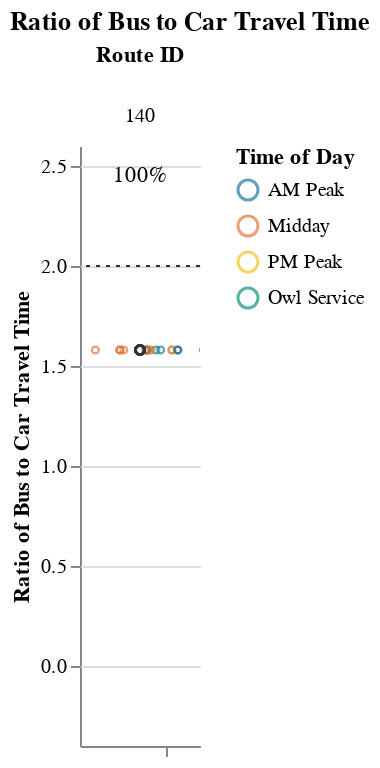
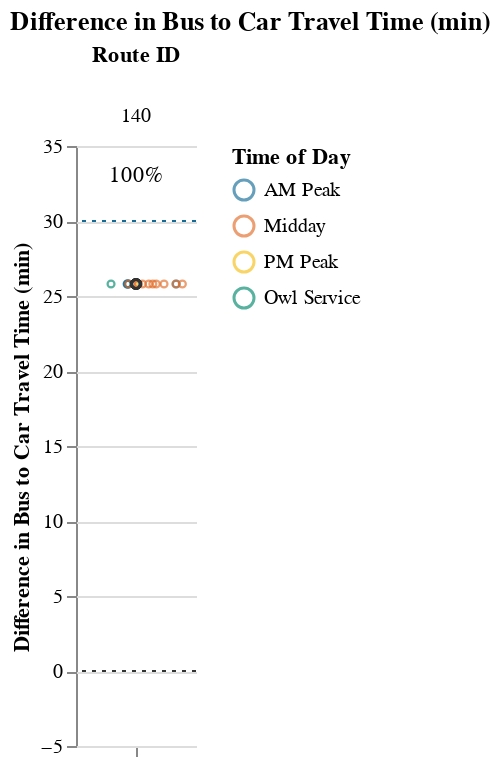

The cell these charts' notebook holds for them, in order:
### Markdown cell above
### Medium Routes (1-1.5 hrs)

### Code cell
route_group = "medium"
try:
    subset_routes, mult, diff  = setup_charts(df, PCT_COMPETITIVE_THRESHOLD, route_group)
    if len(subset_routes) > 0:
        display(
            Markdown(
                f"{CAPTIONS_DICT[route_group]}"
                "Within each route group, routes are sorted in descending order "
                "by % competitive trips and # trips below the additional time cut-off."
            )
        )

        display(mult)
        display(diff)
except:
    print("No routes meet this criteria.")

### Figure 1 — Vega-Lite specification as saved in the notebook (floating-point values rounded to 4 significant figures)
{"config": {"view": {"continuousWidth": 400, "continuousHeight": 300, "stroke": null}, "facet": {"spacing": 0}}, "data": {"name": "data-5f12006d7db138fb68fa639353525bcd"}, "facet": {"column": {"field": "route_id", "sort": ["140"], "title": "Route ID", "type": "nominal"}}, "spec": {"layer": [{"mark": {"type": "point", "opacity": 0.65, "size": 12, "strokeWidth": 1.1}, "encoding": {"color": {"field": "time_of_day", "scale": {"range": ["#136C97", "#E16B26", "#F6BF16", "#00896B", "#7790A3", "#5B559C"]}, "sort": ["AM Peak", "Midday", "PM Peak", "Owl Service"], "title": "Time of Day", "type": "nominal"}, "tooltip": [{"field": "route_id", "type": "nominal"}, {"field": "trip_id", "type": "nominal"}, {"field": "service_hours", "type": "quantitative"}, {"field": "car_duration_hours", "type": "quantitative"}, {"field": "bus_multiplier", "type": "quantitative"}, {"field": "bus_difference", "type": "quantitative"}, {"field": "num_trips", "type": "quantitative"}, {"field": "num_competitive", "type": "quantitative"}, {"field": "pct_trips_competitive", "type": "quantitative"}, {"field": "p25", "type": "quantitative"}, {"field": "p50", "type": "quantitative"}, {"field": "p75", "type": "quantitative"}], "x": {"axis": {"grid": false, "labels": false, "ticks": true, "values": [0]}, "field": "jitter", "scale": {}, "title": null, "type": "quantitative"}, "y": {"field": "bus_multiplier", "scale": {"domain": [-0.25, 2.5]}, "title": "Ratio of Bus to Car Travel Time", "type": "quantitative"}}, "selection": {"selector001": {"type": "interval", "bind": "scales", "encodings": ["x", "y"]}}, "transform": [{"calculate": "sqrt(-2*log(random()))*cos(2*PI*random())", "as": "jitter"}], "width": 60}, {"layer": [{"mark": {"type": "point", "opacity": 0.6, "size": 20, "strokeWidth": 1.3}, "encoding": {"color": {"value": "#323434"}, "y": {"field": "bus_multiplier", "type": "quantitative"}}, "transform": [{"filter": "(datum.p50_trip === 1)"}]}, {"mark": {"type": "rule", "strokeDash": [2, 3]}, "encoding": {"color": {"value": "#323434"}, "y": {"field": "cutoff", "type": "quantitative"}}}, {"mark": {"type": "text", "align": "center", "baseline": "middle"}, "encoding": {"color": {"value": "black"}, "text": {"field": "pct_trips_competitive", "format": ".0%", "type": "quantitative"}, "tooltip": [{"field": "route_id", "type": "nominal"}, {"field": "trip_id", "type": "nominal"}, {"field": "service_hours", "type": "quantitative"}, {"field": "car_duration_hours", "type": "quantitative"}, {"field": "bus_multiplier", "type": "quantitative"}, {"field": "bus_difference", "type": "quantitative"}, {"field": "num_trips", "type": "quantitative"}, {"field": "num_competitive", "type": "quantitative"}, {"field": "pct_trips_competitive", "type": "quantitative"}, {"field": "p25", "type": "quantitative"}, {"field": "p50", "type": "quantitative"}, {"field": "p75", "type": "quantitative"}], "x": {"value": 30}, "y": {"value": 15}}, "transform": [{"calculate": "sqrt(-2*log(random()))*cos(2*PI*random())", "as": "jitter"}, {"filter": "(datum.fastest_trip === 1)"}]}]}]}, "resolve": {"scale": {"y": "shared"}}, "title": "Ratio of Bus to Car Travel Time", "$schema": "https://vega.github.io/schema/vega-lite/v4.17.0.json", "datasets": {"data-5f12006d7db138fb68fa639353525bcd": [{"calitp_itp_id": 334, "trip_key": 3789012145727333403, "trip_id": "t_43182_b_486_tn_0", "shape_id": "p_2590", "route_id": "140", "service_hours": 1.17, "trip_first_departure_ts": 27000, "trip_last_arrival_ts": 31200, "departure_hour": 7, "time_of_day": "AM Peak", "p25": 1.17, "p50": 1.17, "p75": 1.17, "p50_trip": 1, "fastest_trip": 0, "car_duration_hours": 0.74, "competitive_route": 1, "bus_multiplier": 1.58, "bus_difference": 25.8, "num_trips": 18, "num_competitive": 18, "pct_trips_competitive": 1.0, "bus_difference_spread": 0.0, "route_group": "medium", "max_trip_hrs": 1.17, "max_trip_route_group": 1.25, "name": "Tehama County", "caltrans_district": "02 - Redding", "drmt_organization_name": null, "cutoff2": 30, "cutoff": 2}, {"calitp_itp_id": 334, "trip_key": 2077162622524927707, "trip_id": "t_701156_b_486_tn_0", "shape_id": "p_2590", "route_id": "140", "service_hours": 1.17, "trip_first_departure_ts": 43800, "trip_last_arrival_ts": 48000, "departure_hour": 12, "time_of_day": "Midday", "p25": 1.17, "p50": 1.17, "p75": 1.17, "p50_trip": 1, "fastest_trip": 0, "car_duration_hours": 0.74, "competitive_route": 1, "bus_multiplier": 1.58, "bus_difference": 25.8, "num_trips": 18, "num_competitive": 18, "pct_trips_competitive": 1.0, "bus_difference_spread": 0.0, "route_group": "medium", "max_trip_hrs": 1.17, "max_trip_route_group": 1.25, "name": "Tehama County", "caltrans_district": "02 - Redding", "drmt_organization_name": null, "cutoff2": 30, "cutoff": 2}, {"calitp_itp_id": 334, "trip_key": -2595454426414092766, "trip_id": "t_41753_b_486_tn_0", "shape_id": "p_2590", "route_id": "140", "service_hours": 1.17, "trip_first_departure_ts": 31200, "trip_last_arrival_ts": 35400, "departure_hour": 8, "time_of_day": "AM Peak", "p25": 1.17, "p50": 1.17, "p75": 1.17, "p50_trip": 1, "fastest_trip": 0, "car_duration_hours": 0.74, "competitive_route": 1, "bus_multiplier": 1.58, "bus_difference": 25.8, "num_trips": 18, "num_competitive": 18, "pct_trips_competitive": 1.0, "bus_difference_spread": 0.0, "route_group": "medium", "max_trip_hrs": 1.17, "max_trip_route_group": 1.25, "name": "Tehama County", "caltrans_district": "02 - Redding", "drmt_organization_name": null, "cutoff2": 30, "cutoff": 2}, {"calitp_itp_id": 334, "trip_key": 8123966852659409048, "trip_id": "t_701155_b_486_tn_0", "shape_id": "p_2592", "route_id": "140", "service_hours": 1.17, "trip_first_departure_ts": 63000, "trip_last_arrival_ts": 67200, "departure_hour": 17, "time_of_day": "PM Peak", "p25": 1.17, "p50": 1.17, "p75": 1.17, "p50_trip": 1, "fastest_trip": 1, "car_duration_hours": 0.74, "competitive_route": 1, "bus_multiplier": 1.58, "bus_difference": 25.8, "num_trips": 18, "num_competitive": 18, "pct_trips_competitive": 1.0, "bus_difference_spread": 0.0, "route_group": "medium", "max_trip_hrs": 1.17, "max_trip_route_group": 1.25, "name": "Tehama County", "caltrans_district": "02 - Redding", "drmt_organization_name": null, "cutoff2": 30, "cutoff": 2}, {"calitp_itp_id": 334, "trip_key": 7453382412752000049, "trip_id": "t_701157_b_486_tn_0", "shape_id": "p_2590", "route_id": "140", "service_hours": 1.17, "trip_first_departure_ts": 48000, "trip_last_arrival_ts": 52200, "departure_hour": 13, "time_of_day": "Midday", "p25": 1.17, "p50": 1.17, "p75": 1.17, "p50_trip": 1, "fastest_trip": 0, "car_duration_hours": 0.74, "competitive_route": 1, "bus_multiplier": 1.58, "bus_difference": 25.8, "num_trips": 18, "num_competitive": 18, "pct_trips_competitive": 1.0, "bus_difference_spread": 0.0, "route_group": "medium", "max_trip_hrs": 1.17, "max_trip_route_group": 1.25, "name": "Tehama County", "caltrans_district": "02 - Redding", "drmt_organization_name": null, "cutoff2": 30, "cutoff": 2}, {"calitp_itp_id": 334, "trip_key": 4922224310197648828, "trip_id": "t_701148_b_486_tn_0", "shape_id": "p_2592", "route_id": "140", "service_hours": 1.17, "trip_first_departure_ts": 30000, "trip_last_arrival_ts": 34200, "departure_hour": 8, "time_of_day": "AM Peak", "p25": 1.17, "p50": 1.17, "p75": 1.17, "p50_trip": 1, "fastest_trip": 0, "car_duration_hours": 0.74, "competitive_route": 1, "bus_multiplier": 1.58, "bus_difference": 25.8, "num_trips": 18, "num_competitive": 18, "pct_trips_competitive": 1.0, "bus_difference_spread": 0.0, "route_group": "medium", "max_trip_hrs": 1.17, "max_trip_route_group": 1.25, "name": "Tehama County", "caltrans_district": "02 - Redding", "drmt_organization_name": null, "cutoff2": 30, "cutoff": 2}, {"calitp_itp_id": 334, "trip_key": 6133689658608768548, "trip_id": "t_311_b_486_tn_0", "shape_id": "p_2590", "route_id": "140", "service_hours": 1.17, "trip_first_departure_ts": 22800, "trip_last_arrival_ts": 27000, "departure_hour": 6, "time_of_day": "Owl Service", "p25": 1.17, "p50": 1.17, "p75": 1.17, "p50_trip": 1, "fastest_trip": 0, "car_duration_hours": 0.74, "competitive_route": 1, "bus_multiplier": 1.58, "bus_difference": 25.8, "num_trips": 18, "num_competitive": 18, "pct_trips_competitive": 1.0, "bus_difference_spread": 0.0, "route_group": "medium", "max_trip_hrs": 1.17, "max_trip_route_group": 1.25, "name": "Tehama County", "caltrans_district": "02 - Redding", "drmt_organization_name": null, "cutoff2": 30, "cutoff": 2}, {"calitp_itp_id": 334, "trip_key": -1245088091465612859, "trip_id": "t_701154_b_486_tn_0", "shape_id": "p_2592", "route_id": "140", "service_hours": 1.17, "trip_first_departure_ts": 58500, "trip_last_arrival_ts": 62700, "departure_hour": 16, "time_of_day": "Midday", "p25": 1.17, "p50": 1.17, "p75": 1.17, "p50_trip": 1, "fastest_trip": 0, "car_duration_hours": 0.74, "competitive_route": 1, "bus_multiplier": 1.58, "bus_difference": 25.8, "num_trips": 18, "num_competitive": 18, "pct_trips_competitive": 1.0, "bus_difference_spread": 0.0, "route_group": "medium", "max_trip_hrs": 1.17, "max_trip_route_group": 1.25, "name": "Tehama County", "caltrans_district": "02 - Redding", "drmt_organization_name": null, "cutoff2": 30, "cutoff": 2}, {"calitp_itp_id": 334, "trip_key": 8350780050980250086, "trip_id": "t_701147_b_486_tn_0", "shape_id": "p_2592", "route_id": "140", "service_hours": 1.17, "trip_first_departure_ts": 25800, "trip_last_arrival_ts": 30000, "departure_hour": 7, "time_of_day": "AM Peak", "p25": 1.17, "p50": 1.17, "p75": 1.17, "p50_trip": 1, "fastest_trip": 0, "car_duration_hours": 0.74, "competitive_route": 1, "bus_multiplier": 1.58, "bus_difference": 25.8, "num_trips": 18, "num_competitive": 18, "pct_trips_competitive": 1.0, "bus_difference_spread": 0.0, "route_group": "medium", "max_trip_hrs": 1.17, "max_trip_route_group": 1.25, "name": "Tehama County", "caltrans_district": "02 - Redding", "drmt_organization_name": null, "cutoff2": 30, "cutoff": 2}, {"calitp_itp_id": 334, "trip_key": 5836499897819238192, "trip_id": "t_65615_b_486_tn_0", "shape_id": "p_2590", "route_id": "140", "service_hours": 1.17, "trip_first_departure_ts": 35400, "trip_last_arrival_ts": 39600, "departure_hour": 9, "time_of_day": "AM Peak", "p25": 1.17, "p50": 1.17, "p75": 1.17, "p50_trip": 1, "fastest_trip": 0, "car_duration_hours": 0.74, "competitive_route": 1, "bus_multiplier": 1.58, "bus_difference": 25.8, "num_trips": 18, "num_competitive": 18, "pct_trips_competitive": 1.0, "bus_difference_spread": 0.0, "route_group": "medium", "max_trip_hrs": 1.17, "max_trip_route_group": 1.25, "name": "Tehama County", "caltrans_district": "02 - Redding", "drmt_organization_name": null, "cutoff2": 30, "cutoff": 2}, {"calitp_itp_id": 334, "trip_key": 1211498270008307736, "trip_id": "t_701149_b_486_tn_0", "shape_id": "p_2592", "route_id": "140", "service_hours": 1.17, "trip_first_departure_ts": 34200, "trip_last_arrival_ts": 38400, "departure_hour": 9, "time_of_day": "AM Peak", "p25": 1.17, "p50": 1.17, "p75": 1.17, "p50_trip": 1, "fastest_trip": 0, "car_duration_hours": 0.74, "competitive_route": 1, "bus_multiplier": 1.58, "bus_difference": 25.8, "num_trips": 18, "num_competitive": 18, "pct_trips_competitive": 1.0, "bus_difference_spread": 0.0, "route_group": "medium", "max_trip_hrs": 1.17, "max_trip_route_group": 1.25, "name": "Tehama County", "caltrans_district": "02 - Redding", "drmt_organization_name": null, "cutoff2": 30, "cutoff": 2}, {"calitp_itp_id": 334, "trip_key": 5364955651546800419, "trip_id": "t_701151_b_486_tn_0", "shape_id": "p_2592", "route_id": "140", "service_hours": 1.17, "trip_first_departure_ts": 42600, "trip_last_arrival_ts": 46800, "departure_hour": 11, "time_of_day": "Midday", "p25": 1.17, "p50": 1.17, "p75": 1.17, "p50_trip": 1, "fastest_trip": 0, "car_duration_hours": 0.74, "competitive_route": 1, "bus_multiplier": 1.58, "bus_difference": 25.8, "num_trips": 18, "num_competitive": 18, "pct_trips_competitive": 1.0, "bus_difference_spread": 0.0, "route_group": "medium", "max_trip_hrs": 1.17, "max_trip_route_group": 1.25, "name": "Tehama County", "caltrans_district": "02 - Redding", "drmt_organization_name": null, "cutoff2": 30, "cutoff": 2}, {"calitp_itp_id": 334, "trip_key": 7883315965957598769, "trip_id": "t_701152_b_486_tn_0", "shape_id": "p_2592", "route_id": "140", "service_hours": 1.17, "trip_first_departure_ts": 46800, "trip_last_arrival_ts": 51000, "departure_hour": 13, "time_of_day": "Midday", "p25": 1.17, "p50": 1.17, "p75": 1.17, "p50_trip": 1, "fastest_trip": 0, "car_duration_hours": 0.74, "competitive_route": 1, "bus_multiplier": 1.58, "bus_difference": 25.8, "num_trips": 18, "num_competitive": 18, "pct_trips_competitive": 1.0, "bus_difference_spread": 0.0, "route_group": "medium", "max_trip_hrs": 1.17, "max_trip_route_group": 1.25, "name": "Tehama County", "caltrans_district": "02 - Redding", "drmt_organization_name": null, "cutoff2": 30, "cutoff": 2}, {"calitp_itp_id": 334, "trip_key": 6411260912464548517, "trip_id": "t_701150_b_486_tn_0", "shape_id": "p_2592", "route_id": "140", "service_hours": 1.17, "trip_first_departure_ts": 38400, "trip_last_arrival_ts": 42600, "departure_hour": 10, "time_of_day": "Midday", "p25": 1.17, "p50": 1.17, "p75": 1.17, "p50_trip": 1, "fastest_trip": 0, "car_duration_hours": 0.74, "competitive_route": 1, "bus_multiplier": 1.58, "bus_difference": 25.8, "num_trips": 18, "num_competitive": 18, "pct_trips_competitive": 1.0, "bus_difference_spread": 0.0, "route_group": "medium", "max_trip_hrs": 1.17, "max_trip_route_group": 1.25, "name": "Tehama County", "caltrans_district": "02 - Redding", "drmt_organization_name": null, "cutoff2": 30, "cutoff": 2}, {"calitp_itp_id": 334, "trip_key": 2457409081377305521, "trip_id": "t_701153_b_486_tn_0", "shape_id": "p_2592", "route_id": "140", "service_hours": 1.17, "trip_first_departure_ts": 54000, "trip_last_arrival_ts": 58200, "departure_hour": 15, "time_of_day": "Midday", "p25": 1.17, "p50": 1.17, "p75": 1.17, "p50_trip": 1, "fastest_trip": 0, "car_duration_hours": 0.74, "competitive_route": 1, "bus_multiplier": 1.58, "bus_difference": 25.8, "num_trips": 18, "num_competitive": 18, "pct_trips_competitive": 1.0, "bus_difference_spread": 0.0, "route_group": "medium", "max_trip_hrs": 1.17, "max_trip_route_group": 1.25, "name": "Tehama County", "caltrans_district": "02 - Redding", "drmt_organization_name": null, "cutoff2": 30, "cutoff": 2}, {"calitp_itp_id": 334, "trip_key": 5072486189778375039, "trip_id": "t_701158_b_486_tn_0", "shape_id": "p_2590", "route_id": "140", "service_hours": 1.17, "trip_first_departure_ts": 54000, "trip_last_arrival_ts": 58200, "departure_hour": 15, "time_of_day": "Midday", "p25": 1.17, "p50": 1.17, "p75": 1.17, "p50_trip": 1, "fastest_trip": 0, "car_duration_hours": 0.74, "competitive_route": 1, "bus_multiplier": 1.58, "bus_difference": 25.8, "num_trips": 18, "num_competitive": 18, "pct_trips_competitive": 1.0, "bus_difference_spread": 0.0, "route_group": "medium", "max_trip_hrs": 1.17, "max_trip_route_group": 1.25, "name": "Tehama County", "caltrans_district": "02 - Redding", "drmt_organization_name": null, "cutoff2": 30, "cutoff": 2}, {"calitp_itp_id": 334, "trip_key": 6478536152330907065, "trip_id": "t_52898_b_486_tn_0", "shape_id": "p_2590", "route_id": "140", "service_hours": 1.17, "trip_first_departure_ts": 39600, "trip_last_arrival_ts": 43800, "departure_hour": 11, "time_of_day": "Midday", "p25": 1.17, "p50": 1.17, "p75": 1.17, "p50_trip": 1, "fastest_trip": 0, "car_duration_hours": 0.74, "competitive_route": 1, "bus_multiplier": 1.58, "bus_difference": 25.8, "num_trips": 18, "num_competitive": 18, "pct_trips_competitive": 1.0, "bus_difference_spread": 0.0, "route_group": "medium", "max_trip_hrs": 1.17, "max_trip_route_group": 1.25, "name": "Tehama County", "caltrans_district": "02 - Redding", "drmt_organization_name": null, "cutoff2": 30, "cutoff": 2}, {"calitp_itp_id": 334, "trip_key": 2671956547340556282, "trip_id": "t_701159_b_486_tn_0", "shape_id": "p_2590", "route_id": "140", "service_hours": 1.17, "trip_first_departure_ts": 58500, "trip_last_arrival_ts": 62700, "departure_hour": 16, "time_of_day": "Midday", "p25": 1.17, "p50": 1.17, "p75": 1.17, "p50_trip": 1, "fastest_trip": 0, "car_duration_hours": 0.74, "competitive_route": 1, "bus_multiplier": 1.58, "bus_difference": 25.8, "num_trips": 18, "num_competitive": 18, "pct_trips_competitive": 1.0, "bus_difference_spread": 0.0, "route_group": "medium", "max_trip_hrs": 1.17, "max_trip_route_group": 1.25, "name": "Tehama County", "caltrans_district": "02 - Redding", "drmt_organization_name": null, "cutoff2": 30, "cutoff": 2}]}}

### Figure 2 — Vega-Lite specification as saved in the notebook (floating-point values rounded to 4 significant figures)
{"config": {"view": {"continuousWidth": 400, "continuousHeight": 300, "stroke": null}, "facet": {"spacing": 0}}, "data": {"name": "data-2d9062ce6f18fdde7e1ad2ddfd370f95"}, "facet": {"column": {"field": "route_id", "sort": ["140"], "title": "Route ID", "type": "nominal"}}, "spec": {"layer": [{"mark": {"type": "point", "opacity": 0.65, "size": 12, "strokeWidth": 1.1}, "encoding": {"color": {"field": "time_of_day", "scale": {"range": ["#136C97", "#E16B26", "#F6BF16", "#00896B", "#7790A3", "#5B559C"]}, "sort": ["AM Peak", "Midday", "PM Peak", "Owl Service"], "title": "Time of Day", "type": "nominal"}, "tooltip": [{"field": "route_id", "type": "nominal"}, {"field": "trip_id", "type": "nominal"}, {"field": "service_hours", "type": "quantitative"}, {"field": "car_duration_hours", "type": "quantitative"}, {"field": "bus_multiplier", "type": "quantitative"}, {"field": "bus_difference", "type": "quantitative"}, {"field": "num_trips", "type": "quantitative"}, {"field": "num_competitive", "type": "quantitative"}, {"field": "pct_trips_competitive", "type": "quantitative"}, {"field": "p25", "type": "quantitative"}, {"field": "p50", "type": "quantitative"}, {"field": "p75", "type": "quantitative"}], "x": {"axis": {"grid": false, "labels": false, "ticks": true, "values": [0]}, "field": "jitter", "scale": {}, "title": null, "type": "quantitative"}, "y": {"field": "bus_difference", "scale": {"domain": [-5, 35.0]}, "title": "Difference in Bus to Car Travel Time (min)", "type": "quantitative"}}, "selection": {"selector002": {"type": "interval", "bind": "scales", "encodings": ["x", "y"]}}, "transform": [{"calculate": "sqrt(-2*log(random()))*cos(2*PI*random())", "as": "jitter"}], "width": 60}, {"layer": [{"mark": {"type": "point", "opacity": 0.6, "size": 20, "strokeWidth": 1.3}, "encoding": {"color": {"value": "#323434"}, "y": {"field": "bus_difference", "type": "quantitative"}}, "transform": [{"filter": "(datum.p50_trip === 1)"}]}, {"mark": {"type": "rule", "strokeDash": [2, 3]}, "encoding": {"color": {"value": "#323434"}, "y": {"field": "cutoff", "type": "quantitative"}}}, {"mark": {"type": "rule", "strokeDash": [2, 3]}, "encoding": {"color": {"value": "#136C97"}, "y": {"field": "cutoff2", "type": "quantitative"}}}, {"mark": {"type": "text", "align": "center", "baseline": "middle"}, "encoding": {"color": {"value": "black"}, "text": {"field": "pct_trips_competitive", "format": ".0%", "type": "quantitative"}, "tooltip": [{"field": "route_id", "type": "nominal"}, {"field": "trip_id", "type": "nominal"}, {"field": "service_hours", "type": "quantitative"}, {"field": "car_duration_hours", "type": "quantitative"}, {"field": "bus_multiplier", "type": "quantitative"}, {"field": "bus_difference", "type": "quantitative"}, {"field": "num_trips", "type": "quantitative"}, {"field": "num_competitive", "type": "quantitative"}, {"field": "pct_trips_competitive", "type": "quantitative"}, {"field": "p25", "type": "quantitative"}, {"field": "p50", "type": "quantitative"}, {"field": "p75", "type": "quantitative"}], "x": {"value": 30}, "y": {"value": 15}}, "transform": [{"calculate": "sqrt(-2*log(random()))*cos(2*PI*random())", "as": "jitter"}, {"filter": "(datum.fastest_trip === 1)"}]}]}]}, "resolve": {"scale": {"y": "shared"}}, "title": "Difference in Bus to Car Travel Time (min)", "$schema": "https://vega.github.io/schema/vega-lite/v4.17.0.json", "datasets": {"data-2d9062ce6f18fdde7e1ad2ddfd370f95": [{"calitp_itp_id": 334, "trip_key": 3789012145727333403, "trip_id": "t_43182_b_486_tn_0", "shape_id": "p_2590", "route_id": "140", "service_hours": 1.17, "trip_first_departure_ts": 27000, "trip_last_arrival_ts": 31200, "departure_hour": 7, "time_of_day": "AM Peak", "p25": 1.17, "p50": 1.17, "p75": 1.17, "p50_trip": 1, "fastest_trip": 0, "car_duration_hours": 0.74, "competitive_route": 1, "bus_multiplier": 1.58, "bus_difference": 25.8, "num_trips": 18, "num_competitive": 18, "pct_trips_competitive": 1.0, "bus_difference_spread": 0.0, "route_group": "medium", "max_trip_hrs": 1.17, "max_trip_route_group": 1.25, "name": "Tehama County", "caltrans_district": "02 - Redding", "drmt_organization_name": null, "cutoff2": 30, "cutoff": 0}, {"calitp_itp_id": 334, "trip_key": 2077162622524927707, "trip_id": "t_701156_b_486_tn_0", "shape_id": "p_2590", "route_id": "140", "service_hours": 1.17, "trip_first_departure_ts": 43800, "trip_last_arrival_ts": 48000, "departure_hour": 12, "time_of_day": "Midday", "p25": 1.17, "p50": 1.17, "p75": 1.17, "p50_trip": 1, "fastest_trip": 0, "car_duration_hours": 0.74, "competitive_route": 1, "bus_multiplier": 1.58, "bus_difference": 25.8, "num_trips": 18, "num_competitive": 18, "pct_trips_competitive": 1.0, "bus_difference_spread": 0.0, "route_group": "medium", "max_trip_hrs": 1.17, "max_trip_route_group": 1.25, "name": "Tehama County", "caltrans_district": "02 - Redding", "drmt_organization_name": null, "cutoff2": 30, "cutoff": 0}, {"calitp_itp_id": 334, "trip_key": -2595454426414092766, "trip_id": "t_41753_b_486_tn_0", "shape_id": "p_2590", "route_id": "140", "service_hours": 1.17, "trip_first_departure_ts": 31200, "trip_last_arrival_ts": 35400, "departure_hour": 8, "time_of_day": "AM Peak", "p25": 1.17, "p50": 1.17, "p75": 1.17, "p50_trip": 1, "fastest_trip": 0, "car_duration_hours": 0.74, "competitive_route": 1, "bus_multiplier": 1.58, "bus_difference": 25.8, "num_trips": 18, "num_competitive": 18, "pct_trips_competitive": 1.0, "bus_difference_spread": 0.0, "route_group": "medium", "max_trip_hrs": 1.17, "max_trip_route_group": 1.25, "name": "Tehama County", "caltrans_district": "02 - Redding", "drmt_organization_name": null, "cutoff2": 30, "cutoff": 0}, {"calitp_itp_id": 334, "trip_key": 8123966852659409048, "trip_id": "t_701155_b_486_tn_0", "shape_id": "p_2592", "route_id": "140", "service_hours": 1.17, "trip_first_departure_ts": 63000, "trip_last_arrival_ts": 67200, "departure_hour": 17, "time_of_day": "PM Peak", "p25": 1.17, "p50": 1.17, "p75": 1.17, "p50_trip": 1, "fastest_trip": 1, "car_duration_hours": 0.74, "competitive_route": 1, "bus_multiplier": 1.58, "bus_difference": 25.8, "num_trips": 18, "num_competitive": 18, "pct_trips_competitive": 1.0, "bus_difference_spread": 0.0, "route_group": "medium", "max_trip_hrs": 1.17, "max_trip_route_group": 1.25, "name": "Tehama County", "caltrans_district": "02 - Redding", "drmt_organization_name": null, "cutoff2": 30, "cutoff": 0}, {"calitp_itp_id": 334, "trip_key": 7453382412752000049, "trip_id": "t_701157_b_486_tn_0", "shape_id": "p_2590", "route_id": "140", "service_hours": 1.17, "trip_first_departure_ts": 48000, "trip_last_arrival_ts": 52200, "departure_hour": 13, "time_of_day": "Midday", "p25": 1.17, "p50": 1.17, "p75": 1.17, "p50_trip": 1, "fastest_trip": 0, "car_duration_hours": 0.74, "competitive_route": 1, "bus_multiplier": 1.58, "bus_difference": 25.8, "num_trips": 18, "num_competitive": 18, "pct_trips_competitive": 1.0, "bus_difference_spread": 0.0, "route_group": "medium", "max_trip_hrs": 1.17, "max_trip_route_group": 1.25, "name": "Tehama County", "caltrans_district": "02 - Redding", "drmt_organization_name": null, "cutoff2": 30, "cutoff": 0}, {"calitp_itp_id": 334, "trip_key": 4922224310197648828, "trip_id": "t_701148_b_486_tn_0", "shape_id": "p_2592", "route_id": "140", "service_hours": 1.17, "trip_first_departure_ts": 30000, "trip_last_arrival_ts": 34200, "departure_hour": 8, "time_of_day": "AM Peak", "p25": 1.17, "p50": 1.17, "p75": 1.17, "p50_trip": 1, "fastest_trip": 0, "car_duration_hours": 0.74, "competitive_route": 1, "bus_multiplier": 1.58, "bus_difference": 25.8, "num_trips": 18, "num_competitive": 18, "pct_trips_competitive": 1.0, "bus_difference_spread": 0.0, "route_group": "medium", "max_trip_hrs": 1.17, "max_trip_route_group": 1.25, "name": "Tehama County", "caltrans_district": "02 - Redding", "drmt_organization_name": null, "cutoff2": 30, "cutoff": 0}, {"calitp_itp_id": 334, "trip_key": 6133689658608768548, "trip_id": "t_311_b_486_tn_0", "shape_id": "p_2590", "route_id": "140", "service_hours": 1.17, "trip_first_departure_ts": 22800, "trip_last_arrival_ts": 27000, "departure_hour": 6, "time_of_day": "Owl Service", "p25": 1.17, "p50": 1.17, "p75": 1.17, "p50_trip": 1, "fastest_trip": 0, "car_duration_hours": 0.74, "competitive_route": 1, "bus_multiplier": 1.58, "bus_difference": 25.8, "num_trips": 18, "num_competitive": 18, "pct_trips_competitive": 1.0, "bus_difference_spread": 0.0, "route_group": "medium", "max_trip_hrs": 1.17, "max_trip_route_group": 1.25, "name": "Tehama County", "caltrans_district": "02 - Redding", "drmt_organization_name": null, "cutoff2": 30, "cutoff": 0}, {"calitp_itp_id": 334, "trip_key": -1245088091465612859, "trip_id": "t_701154_b_486_tn_0", "shape_id": "p_2592", "route_id": "140", "service_hours": 1.17, "trip_first_departure_ts": 58500, "trip_last_arrival_ts": 62700, "departure_hour": 16, "time_of_day": "Midday", "p25": 1.17, "p50": 1.17, "p75": 1.17, "p50_trip": 1, "fastest_trip": 0, "car_duration_hours": 0.74, "competitive_route": 1, "bus_multiplier": 1.58, "bus_difference": 25.8, "num_trips": 18, "num_competitive": 18, "pct_trips_competitive": 1.0, "bus_difference_spread": 0.0, "route_group": "medium", "max_trip_hrs": 1.17, "max_trip_route_group": 1.25, "name": "Tehama County", "caltrans_district": "02 - Redding", "drmt_organization_name": null, "cutoff2": 30, "cutoff": 0}, {"calitp_itp_id": 334, "trip_key": 8350780050980250086, "trip_id": "t_701147_b_486_tn_0", "shape_id": "p_2592", "route_id": "140", "service_hours": 1.17, "trip_first_departure_ts": 25800, "trip_last_arrival_ts": 30000, "departure_hour": 7, "time_of_day": "AM Peak", "p25": 1.17, "p50": 1.17, "p75": 1.17, "p50_trip": 1, "fastest_trip": 0, "car_duration_hours": 0.74, "competitive_route": 1, "bus_multiplier": 1.58, "bus_difference": 25.8, "num_trips": 18, "num_competitive": 18, "pct_trips_competitive": 1.0, "bus_difference_spread": 0.0, "route_group": "medium", "max_trip_hrs": 1.17, "max_trip_route_group": 1.25, "name": "Tehama County", "caltrans_district": "02 - Redding", "drmt_organization_name": null, "cutoff2": 30, "cutoff": 0}, {"calitp_itp_id": 334, "trip_key": 5836499897819238192, "trip_id": "t_65615_b_486_tn_0", "shape_id": "p_2590", "route_id": "140", "service_hours": 1.17, "trip_first_departure_ts": 35400, "trip_last_arrival_ts": 39600, "departure_hour": 9, "time_of_day": "AM Peak", "p25": 1.17, "p50": 1.17, "p75": 1.17, "p50_trip": 1, "fastest_trip": 0, "car_duration_hours": 0.74, "competitive_route": 1, "bus_multiplier": 1.58, "bus_difference": 25.8, "num_trips": 18, "num_competitive": 18, "pct_trips_competitive": 1.0, "bus_difference_spread": 0.0, "route_group": "medium", "max_trip_hrs": 1.17, "max_trip_route_group": 1.25, "name": "Tehama County", "caltrans_district": "02 - Redding", "drmt_organization_name": null, "cutoff2": 30, "cutoff": 0}, {"calitp_itp_id": 334, "trip_key": 1211498270008307736, "trip_id": "t_701149_b_486_tn_0", "shape_id": "p_2592", "route_id": "140", "service_hours": 1.17, "trip_first_departure_ts": 34200, "trip_last_arrival_ts": 38400, "departure_hour": 9, "time_of_day": "AM Peak", "p25": 1.17, "p50": 1.17, "p75": 1.17, "p50_trip": 1, "fastest_trip": 0, "car_duration_hours": 0.74, "competitive_route": 1, "bus_multiplier": 1.58, "bus_difference": 25.8, "num_trips": 18, "num_competitive": 18, "pct_trips_competitive": 1.0, "bus_difference_spread": 0.0, "route_group": "medium", "max_trip_hrs": 1.17, "max_trip_route_group": 1.25, "name": "Tehama County", "caltrans_district": "02 - Redding", "drmt_organization_name": null, "cutoff2": 30, "cutoff": 0}, {"calitp_itp_id": 334, "trip_key": 5364955651546800419, "trip_id": "t_701151_b_486_tn_0", "shape_id": "p_2592", "route_id": "140", "service_hours": 1.17, "trip_first_departure_ts": 42600, "trip_last_arrival_ts": 46800, "departure_hour": 11, "time_of_day": "Midday", "p25": 1.17, "p50": 1.17, "p75": 1.17, "p50_trip": 1, "fastest_trip": 0, "car_duration_hours": 0.74, "competitive_route": 1, "bus_multiplier": 1.58, "bus_difference": 25.8, "num_trips": 18, "num_competitive": 18, "pct_trips_competitive": 1.0, "bus_difference_spread": 0.0, "route_group": "medium", "max_trip_hrs": 1.17, "max_trip_route_group": 1.25, "name": "Tehama County", "caltrans_district": "02 - Redding", "drmt_organization_name": null, "cutoff2": 30, "cutoff": 0}, {"calitp_itp_id": 334, "trip_key": 7883315965957598769, "trip_id": "t_701152_b_486_tn_0", "shape_id": "p_2592", "route_id": "140", "service_hours": 1.17, "trip_first_departure_ts": 46800, "trip_last_arrival_ts": 51000, "departure_hour": 13, "time_of_day": "Midday", "p25": 1.17, "p50": 1.17, "p75": 1.17, "p50_trip": 1, "fastest_trip": 0, "car_duration_hours": 0.74, "competitive_route": 1, "bus_multiplier": 1.58, "bus_difference": 25.8, "num_trips": 18, "num_competitive": 18, "pct_trips_competitive": 1.0, "bus_difference_spread": 0.0, "route_group": "medium", "max_trip_hrs": 1.17, "max_trip_route_group": 1.25, "name": "Tehama County", "caltrans_district": "02 - Redding", "drmt_organization_name": null, "cutoff2": 30, "cutoff": 0}, {"calitp_itp_id": 334, "trip_key": 6411260912464548517, "trip_id": "t_701150_b_486_tn_0", "shape_id": "p_2592", "route_id": "140", "service_hours": 1.17, "trip_first_departure_ts": 38400, "trip_last_arrival_ts": 42600, "departure_hour": 10, "time_of_day": "Midday", "p25": 1.17, "p50": 1.17, "p75": 1.17, "p50_trip": 1, "fastest_trip": 0, "car_duration_hours": 0.74, "competitive_route": 1, "bus_multiplier": 1.58, "bus_difference": 25.8, "num_trips": 18, "num_competitive": 18, "pct_trips_competitive": 1.0, "bus_difference_spread": 0.0, "route_group": "medium", "max_trip_hrs": 1.17, "max_trip_route_group": 1.25, "name": "Tehama County", "caltrans_district": "02 - Redding", "drmt_organization_name": null, "cutoff2": 30, "cutoff": 0}, {"calitp_itp_id": 334, "trip_key": 2457409081377305521, "trip_id": "t_701153_b_486_tn_0", "shape_id": "p_2592", "route_id": "140", "service_hours": 1.17, "trip_first_departure_ts": 54000, "trip_last_arrival_ts": 58200, "departure_hour": 15, "time_of_day": "Midday", "p25": 1.17, "p50": 1.17, "p75": 1.17, "p50_trip": 1, "fastest_trip": 0, "car_duration_hours": 0.74, "competitive_route": 1, "bus_multiplier": 1.58, "bus_difference": 25.8, "num_trips": 18, "num_competitive": 18, "pct_trips_competitive": 1.0, "bus_difference_spread": 0.0, "route_group": "medium", "max_trip_hrs": 1.17, "max_trip_route_group": 1.25, "name": "Tehama County", "caltrans_district": "02 - Redding", "drmt_organization_name": null, "cutoff2": 30, "cutoff": 0}, {"calitp_itp_id": 334, "trip_key": 5072486189778375039, "trip_id": "t_701158_b_486_tn_0", "shape_id": "p_2590", "route_id": "140", "service_hours": 1.17, "trip_first_departure_ts": 54000, "trip_last_arrival_ts": 58200, "departure_hour": 15, "time_of_day": "Midday", "p25": 1.17, "p50": 1.17, "p75": 1.17, "p50_trip": 1, "fastest_trip": 0, "car_duration_hours": 0.74, "competitive_route": 1, "bus_multiplier": 1.58, "bus_difference": 25.8, "num_trips": 18, "num_competitive": 18, "pct_trips_competitive": 1.0, "bus_difference_spread": 0.0, "route_group": "medium", "max_trip_hrs": 1.17, "max_trip_route_group": 1.25, "name": "Tehama County", "caltrans_district": "02 - Redding", "drmt_organization_name": null, "cutoff2": 30, "cutoff": 0}, {"calitp_itp_id": 334, "trip_key": 6478536152330907065, "trip_id": "t_52898_b_486_tn_0", "shape_id": "p_2590", "route_id": "140", "service_hours": 1.17, "trip_first_departure_ts": 39600, "trip_last_arrival_ts": 43800, "departure_hour": 11, "time_of_day": "Midday", "p25": 1.17, "p50": 1.17, "p75": 1.17, "p50_trip": 1, "fastest_trip": 0, "car_duration_hours": 0.74, "competitive_route": 1, "bus_multiplier": 1.58, "bus_difference": 25.8, "num_trips": 18, "num_competitive": 18, "pct_trips_competitive": 1.0, "bus_difference_spread": 0.0, "route_group": "medium", "max_trip_hrs": 1.17, "max_trip_route_group": 1.25, "name": "Tehama County", "caltrans_district": "02 - Redding", "drmt_organization_name": null, "cutoff2": 30, "cutoff": 0}, {"calitp_itp_id": 334, "trip_key": 2671956547340556282, "trip_id": "t_701159_b_486_tn_0", "shape_id": "p_2590", "route_id": "140", "service_hours": 1.17, "trip_first_departure_ts": 58500, "trip_last_arrival_ts": 62700, "departure_hour": 16, "time_of_day": "Midday", "p25": 1.17, "p50": 1.17, "p75": 1.17, "p50_trip": 1, "fastest_trip": 0, "car_duration_hours": 0.74, "competitive_route": 1, "bus_multiplier": 1.58, "bus_difference": 25.8, "num_trips": 18, "num_competitive": 18, "pct_trips_competitive": 1.0, "bus_difference_spread": 0.0, "route_group": "medium", "max_trip_hrs": 1.17, "max_trip_route_group": 1.25, "name": "Tehama County", "caltrans_district": "02 - Redding", "drmt_organization_name": null, "cutoff2": 30, "cutoff": 0}]}}
